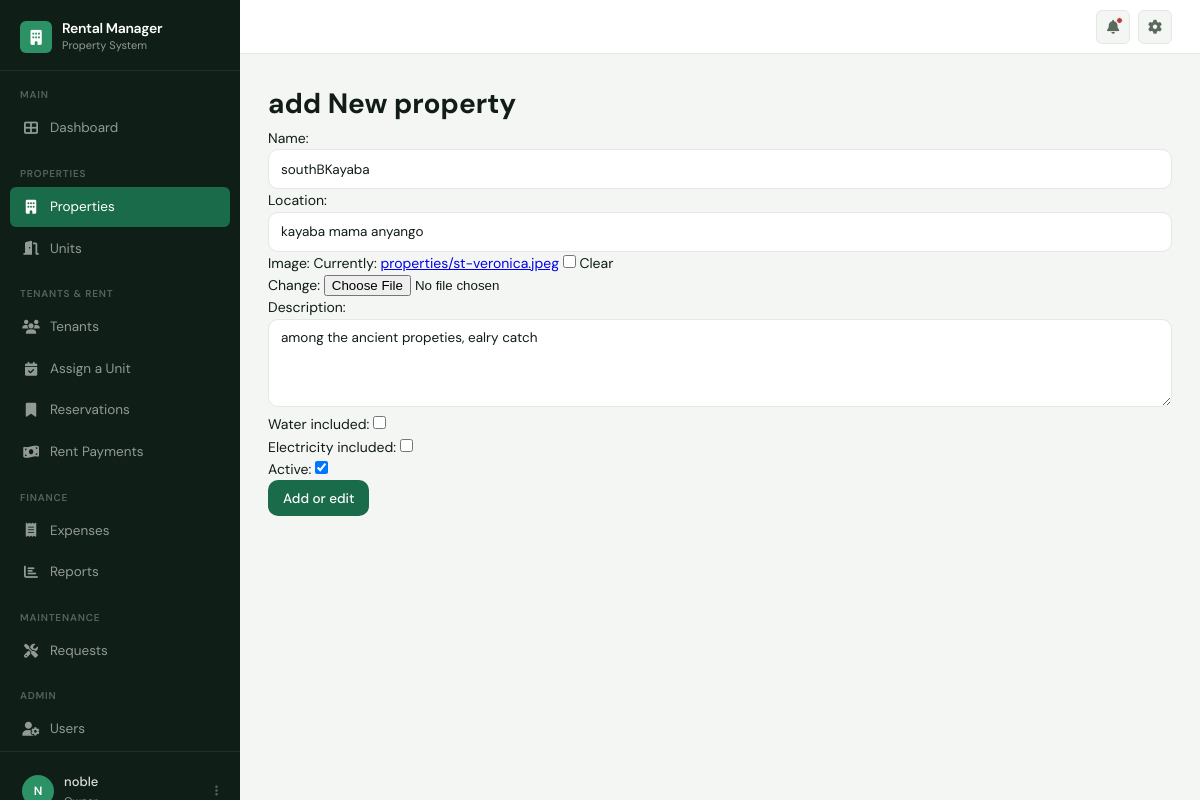
The page /properties/property/update/2/ (signed in) on the database its author committed.
### accounts/models.py (models this page shows, shortened)
class User(AbstractUser):
    OWNER = 'OWNER'
    MANAGER = 'MANAGER'
    CARETAKER = 'CARETAKER'
    ROLE_CHOICES = [
        (OWNER, 'Owner'),
        (MANAGER, 'Manager'),
        (CARETAKER, 'Caretaker'),
    ]
    phone_number = models.CharField(max_length=15, unique=True)
    role = models.CharField(max_length=20, choices=ROLE_CHOICES, default=CARETAKER)
    created_at = models.DateTimeField(auto_now_add=True)
    updated_at = models.DateTimeField(auto_now=True)

### properties/models.py (models this page shows, shortened)
class Property(models.Model):
    name = models.CharField(max_length=200)
    location = models.CharField(max_length=255)
    image = models.ImageField(
        upload_to='properties/',
        blank=True,
        null=True
    )
    description = models.TextField(
        blank=True,
        null=True
    )
    water_included = models.BooleanField(
        default=True
    )
    electricity_included = models.BooleanField(
        default=True
    )
    active = models.BooleanField(
        default=True
    )
    created_at = models.DateTimeField(
        auto_now_add=True
    )
    updated_at = models.DateTimeField(
        auto_now=True
    )
    class Meta:
        ordering = ['name']
        verbose_name = 'Property'
        verbose_name_plural = 'Properties'

### properties/views.py (the view)
# urls.py: path('property/update/<int:id>/', property_update, name="property_update"),
@login_required
def property_update(request, id):
    property = get_object_or_404(Property, id=id)
    if request.method == 'POST':
        form = PropertyForm(request.POST, request.FILES, instance=property)
        if form.is_valid():
            form.save()
            return redirect('property_detail', slug=property.slug)
    else:
        form = PropertyForm(instance=property)
    return render(request, 'property/p_create.html', {'form':form})

### properties/forms.py
class PropertyForm(forms.ModelForm):
    class Meta:
        model = Property
        fields = [
            'name',
            'location',
            'image',
            'description',
            'water_included',
            'electricity_included',
            'active' # Un-commented to match your widget, or remove both if you don't want it on creation form
        ]
        widgets = {
            'name': forms.TextInput(attrs={'class': 'form-control', 'placeholder': 'Property Name'}),
            'location': forms.TextInput(attrs={'class': 'form-control', 'placeholder': 'e.g. 123 Main St'}),
            'image': forms.ClearableFileInput(attrs={'class': 'form-control-file'}),
            'description': forms.Textarea(attrs={'class': 'form-control', 'rows': 4, 'placeholder': 'Property details...'}),
            'water_included': forms.CheckboxInput(attrs={'class': 'form-check-input'}),
            'electricity_included': forms.CheckboxInput(attrs={'class': 'form-check-input'}),
            'active': forms.CheckboxInput(attrs={'class': 'form-check-input'}),
        }

### templates/property/p_create.html (shortened to what this page needs)
{% extends 'base.html' %}
{% block content %}
    <h1 class="mb-4">add New property</h1>
    <form method="post" enctype="multipart/form-data">
        {{ form.as_p }}
        <button type="submit" class="btn btn-primary">Add or edit</button>
    </form>
{% endblock %}

### templates/base.html (shortened to what this page needs)
<!DOCTYPE html>
<html lang="en">
{% load static %}
<head>
  <link rel="stylesheet" href="https://cdnjs.cloudflare.com/ajax/libs/font-awesome/6.4.0/css/all.min.css">
  <link rel="stylesheet" href="{% static 'styles/main.css' %}">
</head>
<body>
{% if user.is_authenticated %}
<aside class="sidebar" id="sidebar" aria-label="Main navigation">
  <a href="{% url 'home' %}" class="sidebar-brand">
    <div class="brand-icon"><i class="fas fa-building" aria-hidden="true"></i></div>
    <div>
      <div class="brand-name">Rental Manager</div>
      <div class="brand-sub">Property System</div>
    </div>
  </a>
  <div class="sidebar-section-label">Main</div>
  <ul class="sidebar-nav">
    <li>
      <a href="{% url 'dashboard' %}"
         class="{% if request.resolver_match.url_name == 'dashboard' %}active{% endif %}"
         aria-current="{% if request.resolver_match.url_name == 'dashboard' %}page{% endif %}">
        <i class="fas fa-th-large" aria-hidden="true"></i> Dashboard
      </a>
    </li>
  </ul>
  {% if user.role == 'OWNER' or user.role == 'MANAGER' %}
  <div class="sidebar-section-label">Properties</div>
  <ul class="sidebar-nav">
    <li>
      <a href="{% url 'property_list' %}"
         class="{% if 'property' in request.resolver_match.url_name %}active{% endif %}"
         aria-current="{% if 'property' in request.resolver_match.url_name %}page{% endif %}">
        <i class="fas fa-building" aria-hidden="true"></i> Properties
      </a>
    </li>
    <li>
      <a href="{% url 'unit_list' %}"
         class="{% if 'unit' in request.resolver_match.url_name %}active{% endif %}"
         aria-current="{% if 'unit' in request.resolver_match.url_name %}page{% endif %}">
        <i class="fas fa-door-open" aria-hidden="true"></i> Units
      </a>
    </li>
  </ul>
  {% endif %}
  <div class="sidebar-section-label">Tenants &amp; Rent</div>
  <ul class="sidebar-nav">
    <li>
      <a href="{% url 'tenant_list' %}"
         class="{% if 'tenant' in request.resolver_match.url_name %}active{% endif %}"
         aria-current="{% if 'tenant' in request.resolver_match.url_name %}page{% endif %}">
        <i class="fas fa-users" aria-hidden="true"></i> Tenants
      </a>
    </li>
    <li>
      <a href="{% url 'tenancy_list' %}"
         class="{% if 'tenancy' in request.resolver_match.url_name %}active{% endif %}"
         aria-current="{% if 'tenancy' in request.resolver_match.url_name %}page{% endif %}">
        <i class="fas fa-calendar-check" aria-hidden="true"></i> Assign a Unit
      </a>
    </li>
    <li>
      <a href="{% url 'reservation_list' %}"
         class="{% if 'reservation' in request.resolver_match.url_name %}active{% endif %}"
         aria-current="{% if 'reservation' in request.resolver_match.url_name %}page{% endif %}">
        <i class="fas fa-bookmark" aria-hidden="true"></i> Reservations
      </a>
    </li>
    <li>
      <a href=""
         class="{% if 'rent_payment' in request.resolver_match.url_name %}active{% endif %}"
         aria-current="{% if 'rent_payment' in request.resolver_match.url_name %}page{% endif %}">
        <i class="fas fa-money-bill-wave" aria-hidden="true"></i> Rent Payments
      </a>
    </li>
  </ul>
  <div class="sidebar-section-label">Finance</div>
  <ul class="sidebar-nav">
    <li>
      <a href=""
         class="{% if 'expense' in request.resolver_match.url_name %}active{% endif %}"
         aria-current="{% if 'expense' in request.resolver_match.url_name %}page{% endif %}">
        <i class="fas fa-receipt" aria-hidden="true"></i> Expenses
      </a>
    </li>
    <li>
      <a href=""
         class="{% if 'report' in request.resolver_match.url_name %}active{% endif %}"
         aria-current="{% if 'report' in request.resolver_match.url_name %}page{% endif %}">
        <i class="fas fa-chart-bar" aria-hidden="true"></i> Reports
      </a>
    </li>
  </ul>
  <div class="sidebar-section-label">Maintenance</div>
  <ul class="sidebar-nav">
    <li>
      <a href=""
         class="{% if 'maintenance' in request.resolver_match.url_name %}active{% endif %}"
         aria-current="{% if 'maintenance' in request.resolver_match.url_name %}page{% endif %}">
        <i class="fas fa-tools" aria-hidden="true"></i> Requests
      </a>
    </li>
  </ul>
  {% if user.role == 'OWNER' %}
  <div class="sidebar-section-label">Admin</div>
  <ul class="sidebar-nav">
    <li>
      <a href="{% url 'user_list' %}"
         class="{% if 'user' in request.resolver_match.url_name %}active{% endif %}"
         aria-current="{% if 'user' in request.resolver_match.url_name %}page{% endif %}">
        <i class="fas fa-user-cog" aria-hidden="true"></i> Users
      </a>
    </li>
  </ul>
  {% endif %}
  <div class="sidebar-footer">
    <div class="user-card" onclick="toggleDropdown('userDrop')" role="button" aria-haspopup="true" aria-expanded="false" tabindex="0">
      <div class="user-avatar" aria-hidden="true">
        {{ user.get_full_name|default:user.username|first|upper }}
      </div>
      <div class="user-info">
        <div class="user-name">{{ user.get_full_name|default:user.username }}</div>
        <div class="user-role">{{ user.get_role_display }}</div>
      </div>
      <i class="fas fa-ellipsis-v user-ellipsis" aria-hidden="true"></i>
    </div>
  </div>
</aside>
{% endif %}
<div class="main">
  {% if user.is_authenticated %}
  <header class="topbar" role="banner">
    <div class="topbar-right">
      <a href="" class="topbar-btn notif-dot" title="Notifications" aria-label="Notifications">
        <i class="fas fa-bell" aria-hidden="true"></i>
      </a>
      <a href="" class="topbar-btn topbar-btn--hide-mobile" title="Settings" aria-label="Settings">
        <i class="fas fa-cog" aria-hidden="true"></i>
      </a>
    </div>
  </header>
  {% endif %}
  <main class="page" id="main-content">
    {% block content %}{% endblock %}
  </main>
</div>
</body>
</html>

### rows shown on the page
User: get_full_name|first "N", get_full_name "noble"
Property: name "southBKayaba", location "kayaba mama anyango", description "among the ancient propeties, ealry catch", active "☑"
